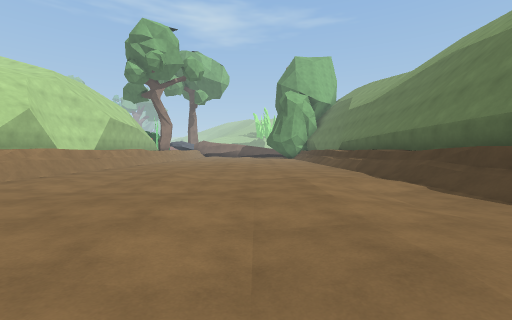
View 1 (above)

19 first-person views from a walk through a 3-D level made in the Unity game engine. The camera is 1.3 m above the floor, tilts 2° down and sees 90° across. The floor is counted in squares, 2 m on a side. Each view is taken from the middle of a square. On the plan, view 1 faces up. The plan holds only what a view shows up to about 9 squares ahead; the rest is blank. The place goes on beyond the plan. The player character is not drawn.

View 2
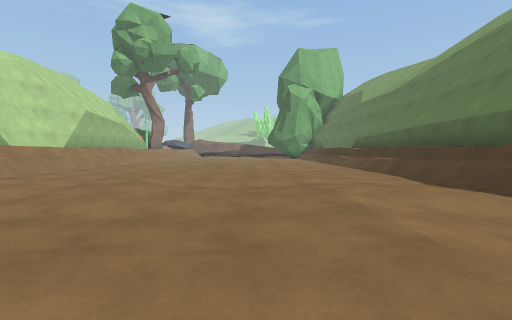

View 3
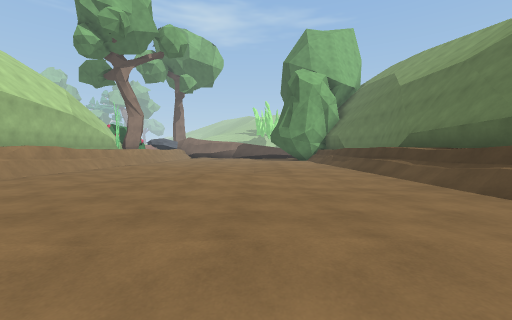

View 4
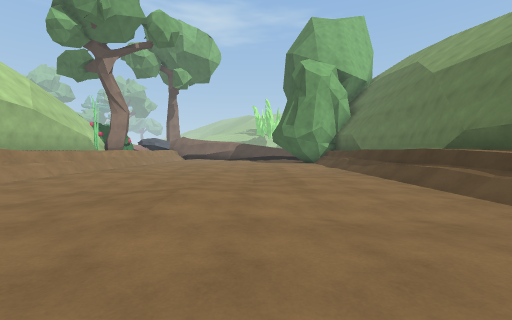

View 5
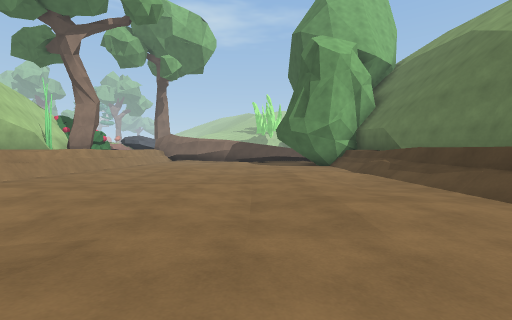

View 6
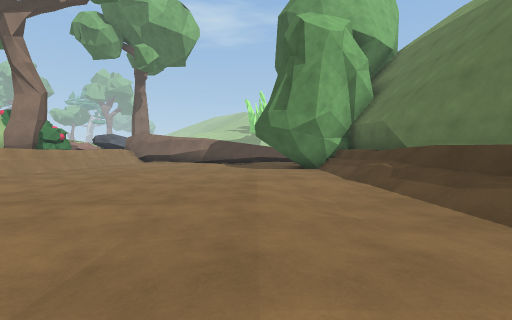

View 7
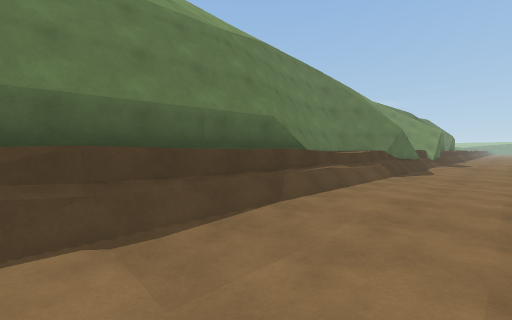

View 8
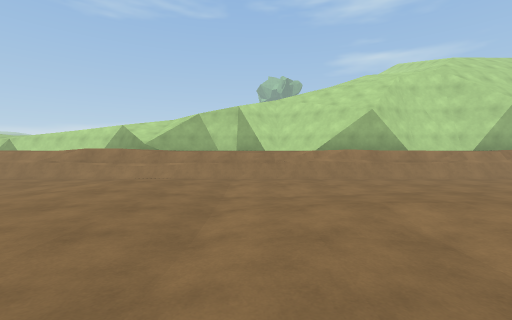

View 9
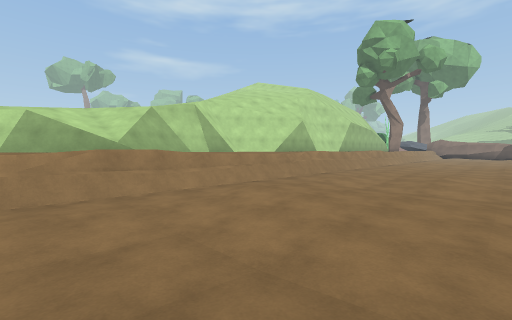

View 10
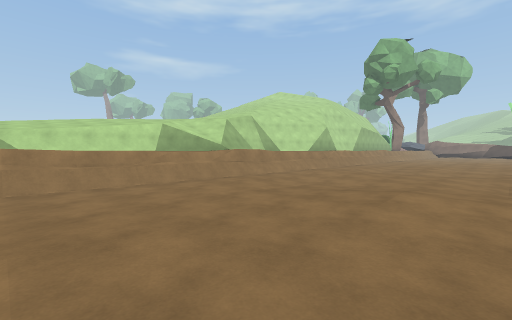

View 11
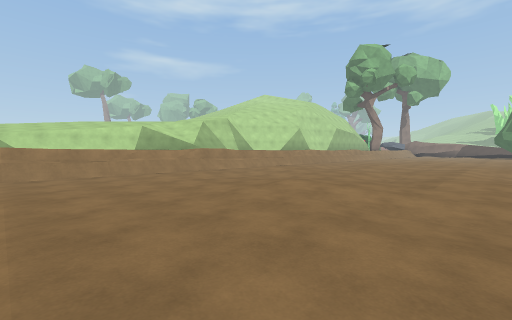

View 12
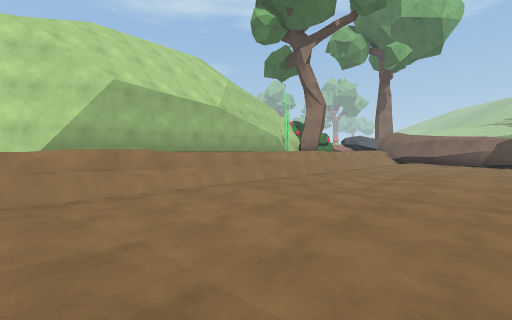

View 13
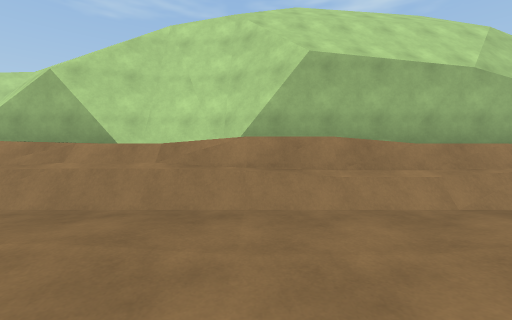

View 14
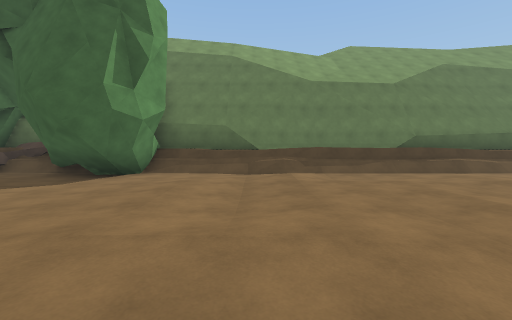

View 15
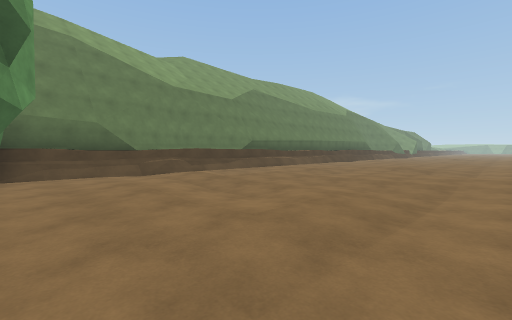

View 16
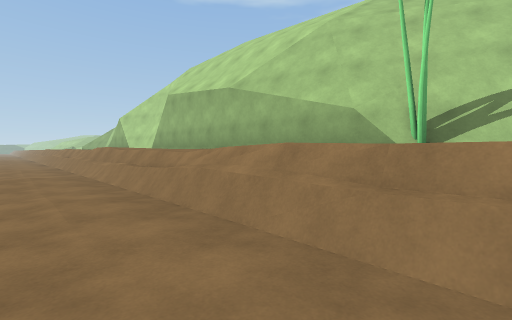

View 17
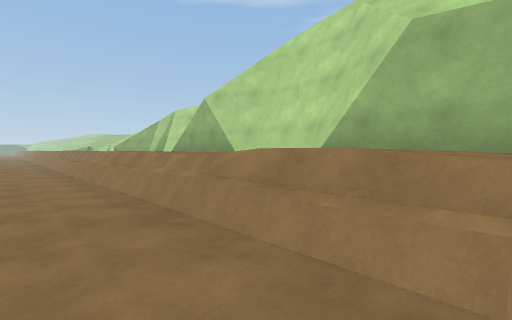

View 18
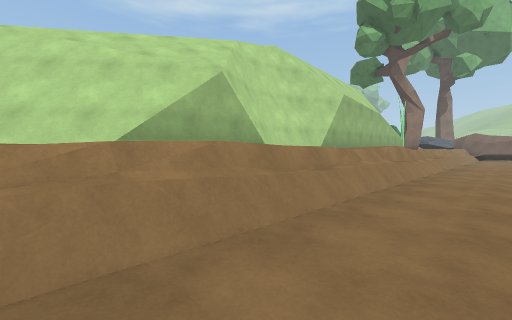

View 19
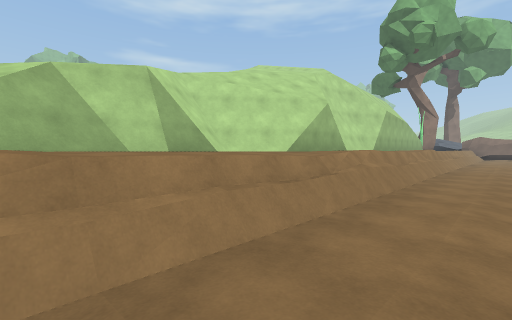

### Floor plan
Key: @ floor where view 1 was taken; # wall or solid block; . main floor; : floor 0.25 m higher than the main floor; - floor 0.25 m lower than the main floor; / step, stairs or slope; = window, fence, low wall or low ledge; ^ raised ledge.
Columns run from 8 left of view 1 to 5 right of it. Each row starts with its distance up from view 1.
 22 ^ #........###
 21 ^ #.........^#
 20 # #...../../^#
 19 #^^....--../^#
 18 #^#..-....//^#
 17 #^#..---..-/^#
 16 #^^.......//^#
 15 #^^/:...-../^#
 14 #^^.....-../^#
 13 #^#..-...../^#
 12 ^^#././:....^#
 11 ^^#......--/^#
 10 #^#......../^#
  9 # #.........^#
  8 #^#.........^#
  7 ^^^...../...^#
  6 ^^^./.......^#
  5  ^=..-..../.^#
  4  ^=.......-.^#
  3 ^^^......./.^#
  2 ^^^.....-...^#
  1 ^ ^.....-/..^#
  0 ^^#..-/.@...^#
 -1  ^#./..:....^#
 -2  ^#......--.^#
 -3   #.........^#
 -4   #.........##
 -5   #.........#

Positions as (right, up) in squares from view 1, and headings:
1: (0, 0), facing up
2: (0, 2), facing up
3: (0, 6), facing up
4: (0, 8), facing up
5: (0, 11), facing up
6: (1, 13), facing up
7: (1, 5), facing down-right
8: (1, 5), facing left
9: (-1, -1), facing up-left
10: (0, -5), facing up-left
11: (2, -5), facing up-left
12: (-1, 12), facing up-left
13: (-3, 13), facing left
14: (-4, 19), facing right
15: (-4, 22), facing down-right
16: (-4, 22), facing down-left
17: (-4, 15), facing down-left
18: (-4, 6), facing up-left
19: (-4, 2), facing up-left
